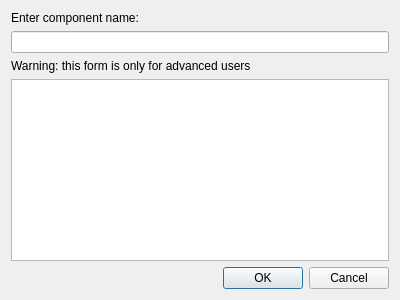
<?xml version="1.0" encoding="UTF-8"?>
<ui version="4.0">
 <class>TrixDialog</class>
 <widget class="QDialog" name="TrixDialog">
  <property name="geometry">
   <rect>
    <x>0</x>
    <y>0</y>
    <width>400</width>
    <height>300</height>
   </rect>
  </property>
  <property name="windowTitle">
   <string>Install component</string>
  </property>
  <layout class="QGridLayout" name="gridLayout">
   <item row="5" column="0">
    <widget class="QDialogButtonBox" name="buttonBox">
     <property name="orientation">
      <enum>Qt::Horizontal</enum>
     </property>
     <property name="standardButtons">
      <set>QDialogButtonBox::Cancel|QDialogButtonBox::Ok</set>
     </property>
    </widget>
   </item>
   <item row="1" column="0">
    <widget class="QLineEdit" name="txtComponent"/>
   </item>
   <item row="0" column="0">
    <widget class="QLabel" name="label">
     <property name="text">
      <string>Enter component name:</string>
     </property>
    </widget>
   </item>
   <item row="3" column="0">
    <widget class="QLabel" name="label_2">
     <property name="text">
      <string>Warning: this form is only for advanced users</string>
     </property>
    </widget>
   </item>
   <item row="4" column="0">
    <widget class="QTableView" name="tblComp"/>
   </item>
  </layout>
 </widget>
 <resources/>
 <connections>
  <connection>
   <sender>buttonBox</sender>
   <signal>accepted()</signal>
   <receiver>TrixDialog</receiver>
   <slot>accept()</slot>
   <hints>
    <hint type="sourcelabel">
     <x>248</x>
     <y>254</y>
    </hint>
    <hint type="destinationlabel">
     <x>157</x>
     <y>274</y>
    </hint>
   </hints>
  </connection>
  <connection>
   <sender>buttonBox</sender>
   <signal>rejected()</signal>
   <receiver>TrixDialog</receiver>
   <slot>reject()</slot>
   <hints>
    <hint type="sourcelabel">
     <x>316</x>
     <y>260</y>
    </hint>
    <hint type="destinationlabel">
     <x>286</x>
     <y>274</y>
    </hint>
   </hints>
  </connection>
 </connections>
</ui>
